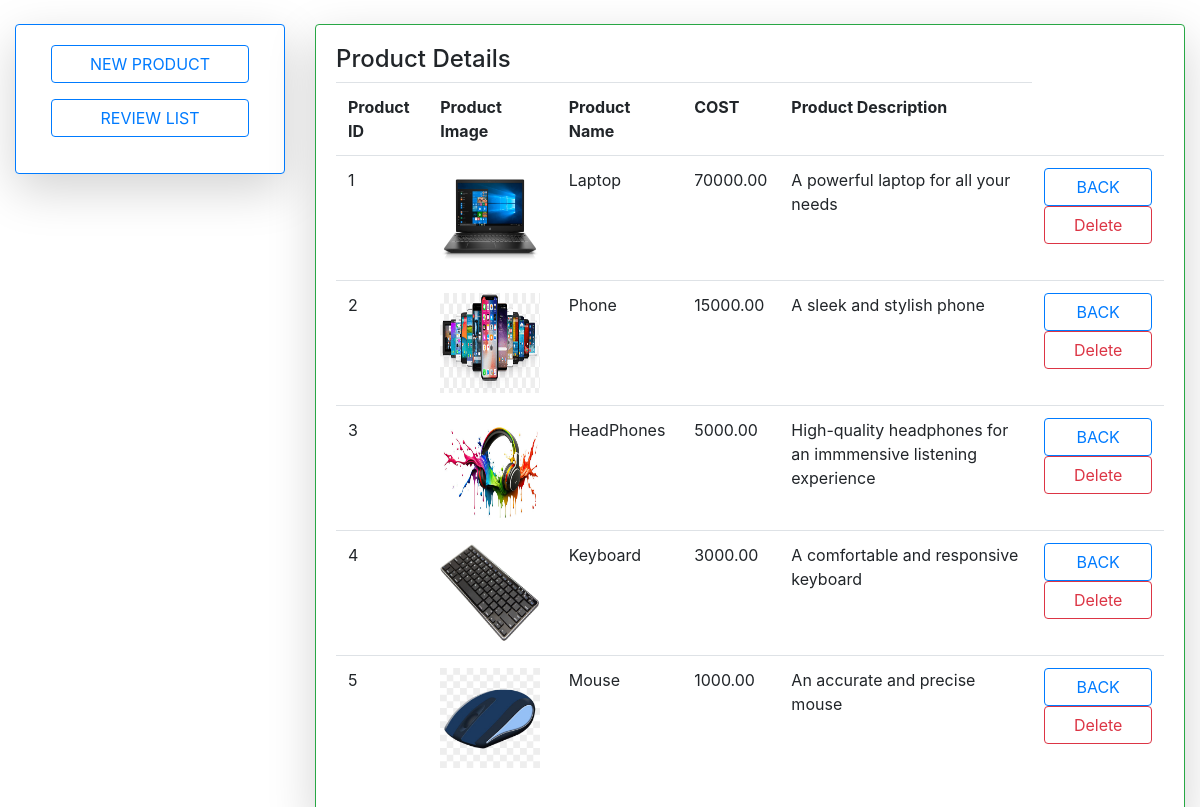
Page /list/ on the committed database.
### retail/models.py (models this page shows)
class products(models.Model):
	productid=models.IntegerField(primary_key=True)
	productname=models.CharField(max_length=255)
	productdescription=models.CharField(max_length=255)
	productprice=models.DecimalField(max_digits=10,decimal_places=2)
	productimage=models.ImageField(upload_to='images/')

### retail/views.py (the view)
# urls.py: path('list/',views.list,name="productlist"),
def list(request):
	a=products.objects.all()
	return render(request,'tnr/listofproducts.html',{'e':a})

### retail/templates/tnr/listofproducts.html (shortened to what this page needs)
{% load static %}
<!DOCTYPE html>
<html>
<head>
	<link rel="stylesheet" type="text/css" href="{% static 'css/bootstrap.min.css' %}">
</head>
<body>
	<div class="container-fluid mt-4">
		<div class="row">
			<div class="col-md-3">
				<div class="card shadow-lg boder border-primary">
					<div class="card-body">
						<div class="col">
							<a href="{% url 'products' %}" class="btn btn-outline-primary form-control">NEW PRODUCT</a>
						</div>
						<div class="col my-3 ">
							<a href="{% url 'reviewlist' %}" class="btn btn-outline-primary form-control">REVIEW LIST</a>
						</div>
					</div>
				</div>
			</div>
			<div class="col">
				<div class="card shadow-lg border border-success">
					<div class="card-body">
						<h4>Product Details</h4>
						<table class="table">
							<tr>
								<th>Product ID</th>
								<th>Product Image</th>
								<th>Product Name</th>
								<th>COST</th>
								<th>Product Description</th>
							</tr>
							{% for i in e %}
							<tr>
								<td>{{i.productid}}</td>
								<td><img src="/media/{{i.productimage}}" width="100" height="100"></td>
								<td>{{i.productname}}</td>
								<td>{{i.productprice}}</td>
								<td>{{i.productdescription}}</td>
								<td>
									<div class="row">
										<div class="col">
											<a href="{% url 'home' %}" class="btn btn-outline-primary form-control">BACK</a>
										</div>
										<div class="col">
											<a href="{% url 'productdel' i.productid %}" class="btn btn-outline-danger form-control">Delete</a>
										</div>
									</div>
								</td>
							</tr>
							{% endfor %}
						</table>
					</div>
				</div>
			</div>
		</div>
	</div>
</body>
</html>

### rows in the picture
products: productid "1", productimage (picture), productname "Laptop", productprice "70000.00", productdescription "A powerful laptop for all your needs"
products: productid "2", productimage (picture), productname "Phone", productprice "15000.00", productdescription "A sleek and stylish phone"
products: productid "3", productimage (picture), productname "HeadPhones", productprice "5000.00", productdescription "High-quality headphones for an immmensive listening experience"
products: productid "4", productimage (picture), productname "Keyboard", productprice "3000.00", productdescription "A comfortable and responsive keyboard"
products: productid "5", productimage (picture), productname "Mouse", productprice "1000.00", productdescription "An accurate and precise mouse"
